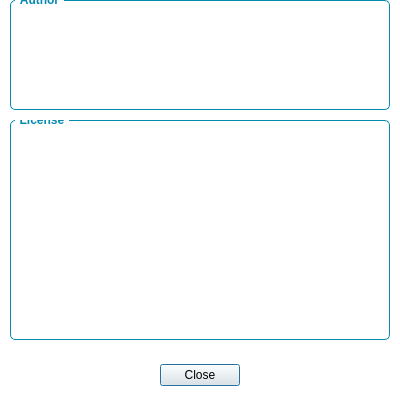
<?xml version="1.0" encoding="UTF-8"?>
<ui version="4.0">
 <class>AboutDialog</class>
 <widget class="QDialog" name="AboutDialog">
  <property name="geometry">
   <rect>
    <x>0</x>
    <y>0</y>
    <width>400</width>
    <height>400</height>
   </rect>
  </property>
  <property name="windowTitle">
   <string>About</string>
  </property>
  <property name="windowIcon">
   <iconset resource="../../Ressources.qrc">
    <normaloff>:/Icons/Ressources/Icons/icons8-3d-touch-96.png</normaloff>:/Icons/Ressources/Icons/icons8-3d-touch-96.png</iconset>
  </property>
  <property name="styleSheet">
   <string notr="true">QDialog {
	background-color: #FFFFFF;
}

QGroupBox {
	font-weight: bold;
	color: #0489B1;
	background: #FFFFFF;
	border: 1px solid #0489B1;
	border-radius: 5px;
	margin-top: 2ex;
}

QGroupBox::title {
	top: -7px;
	left: 5px;
	padding: 0 3px;
}

QTextBrowser {
	border: 0px;
}</string>
  </property>
  <widget class="QDialogButtonBox" name="buttonBox_Close">
   <property name="geometry">
    <rect>
     <x>10</x>
     <y>360</y>
     <width>380</width>
     <height>30</height>
    </rect>
   </property>
   <property name="orientation">
    <enum>Qt::Horizontal</enum>
   </property>
   <property name="standardButtons">
    <set>QDialogButtonBox::Close</set>
   </property>
   <property name="centerButtons">
    <bool>true</bool>
   </property>
  </widget>
  <widget class="QGroupBox" name="groupBox">
   <property name="geometry">
    <rect>
     <x>10</x>
     <y>0</y>
     <width>380</width>
     <height>110</height>
    </rect>
   </property>
   <property name="title">
    <string>Author</string>
   </property>
   <widget class="QTextBrowser" name="textBrowser_AboutAuthor">
    <property name="geometry">
     <rect>
      <x>10</x>
      <y>30</y>
      <width>360</width>
      <height>70</height>
     </rect>
    </property>
    <property name="openExternalLinks">
     <bool>true</bool>
    </property>
   </widget>
  </widget>
  <widget class="QGroupBox" name="groupBox_2">
   <property name="geometry">
    <rect>
     <x>10</x>
     <y>120</y>
     <width>380</width>
     <height>220</height>
    </rect>
   </property>
   <property name="title">
    <string>License</string>
   </property>
   <widget class="QTextBrowser" name="textBrowser_License">
    <property name="geometry">
     <rect>
      <x>10</x>
      <y>30</y>
      <width>360</width>
      <height>180</height>
     </rect>
    </property>
   </widget>
  </widget>
 </widget>
 <resources>
  <include location="../../Ressources.qrc"/>
 </resources>
 <connections>
  <connection>
   <sender>buttonBox_Close</sender>
   <signal>accepted()</signal>
   <receiver>AboutDialog</receiver>
   <slot>accept()</slot>
   <hints>
    <hint type="sourcelabel">
     <x>248</x>
     <y>254</y>
    </hint>
    <hint type="destinationlabel">
     <x>157</x>
     <y>274</y>
    </hint>
   </hints>
  </connection>
  <connection>
   <sender>buttonBox_Close</sender>
   <signal>rejected()</signal>
   <receiver>AboutDialog</receiver>
   <slot>reject()</slot>
   <hints>
    <hint type="sourcelabel">
     <x>316</x>
     <y>260</y>
    </hint>
    <hint type="destinationlabel">
     <x>286</x>
     <y>274</y>
    </hint>
   </hints>
  </connection>
 </connections>
</ui>
